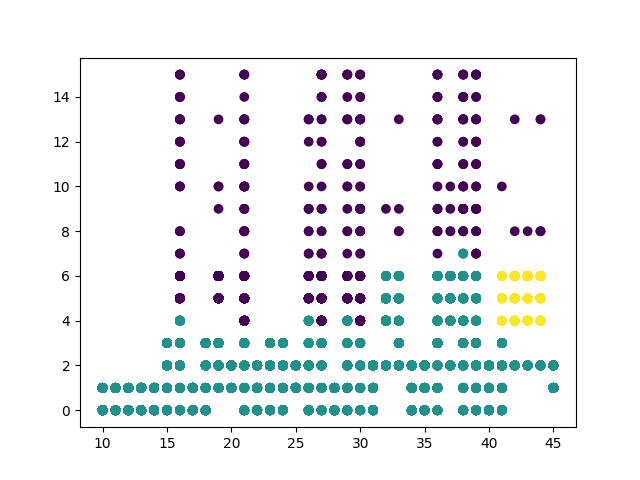

Reproduce this figure in Python.
#	DBSCAN Algorithm for Clustering
#		Group 05 - ESD15I018, MFD15I014, CED15I031

""" Outline :  """

import numpy
import csv
from matplotlib import pyplot
from sklearn.cluster import DBSCAN

dataAttributes = []

Attributes = {
	"0": {},	# Gender
	"1": {},	# age
	"2": {},	# Number of cigarettes per day
}

# age and Number of cigarettes per day
entityIndex = [1,2]

# Loading Data
print ("Data Loading Started"), 
with open ('../../Dataset/Generated Data Set/number of cigarettes per day.csv') as csvdata: 
	readCSV = csv.reader (csvdata, delimiter=',')
	next (readCSV)	# Skipping Header content
	for row in readCSV: 
		for i in entityIndex: 
			if (row[i] in Attributes[str (i)]) == False: 
				Attributes[str (i)][row[i]] = len (Attributes[str (i)].keys())
		datarow = []
		try: 
			for i in entityIndex: 
				datarow.append (Attributes[str (i)][row[i]])
			dataAttributes.append (numpy.asarray (datarow))
		except ValueError: 
			pass
feats = ["Age","Number of Cigarettes per Day"]

print ("Features: ", feats)

print ("Done Loading Data\n")

# seperating test and training data
dataAttributes = numpy.asarray (dataAttributes)

print ("DBSCAN Clustering Started")
DBSCluster = DBSCAN (eps = 1, min_samples = 150).fit (dataAttributes)
print ("DBSCAN Clustering Finished\n")

# adding 10 as the first key it will take to b 0
pyplot.scatter (dataAttributes.T[0] + 10, dataAttributes.T[1], c = DBSCluster.labels_)
pyplot.show ()
